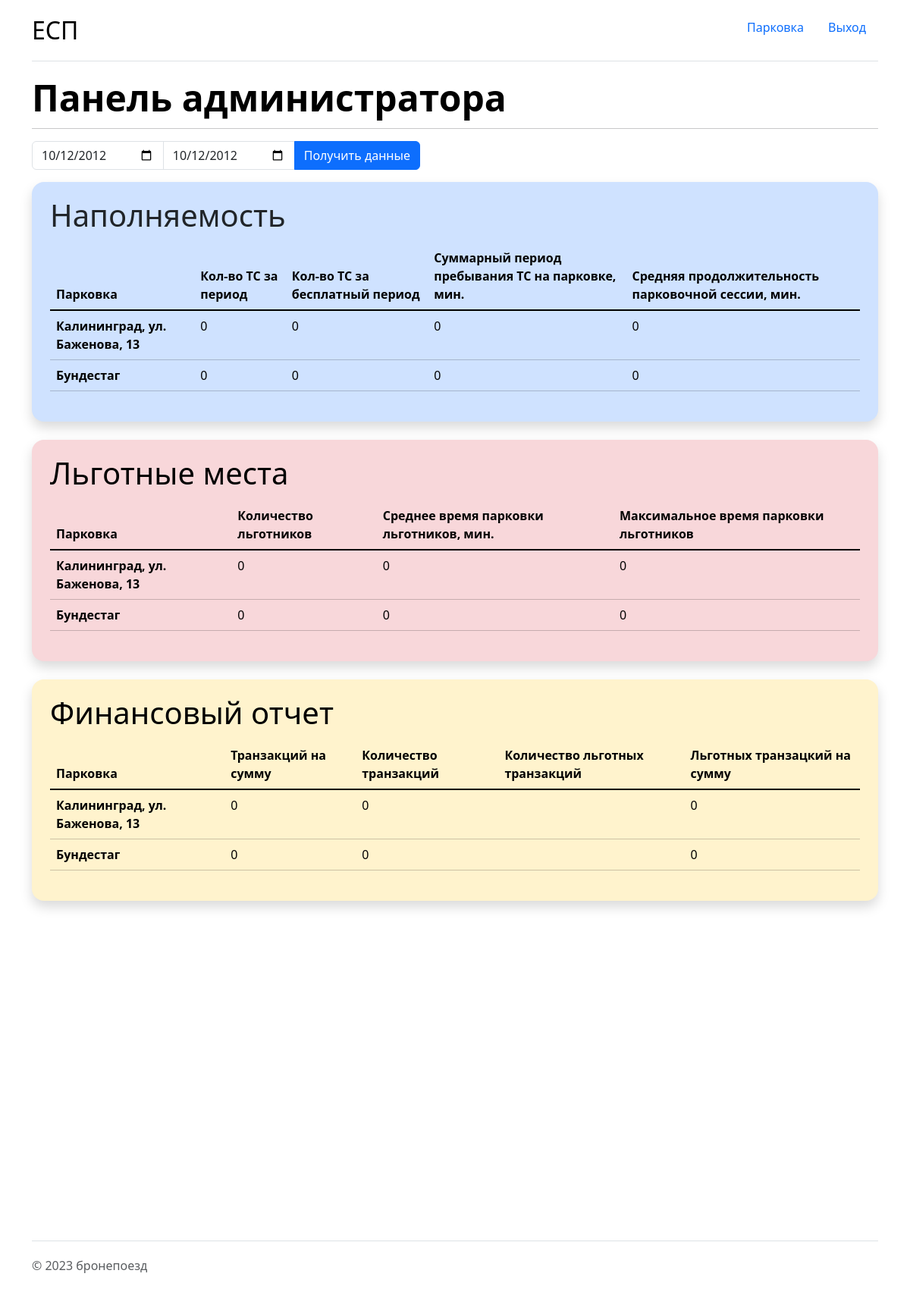
Page /panel (signed in) on the committed database.
### parkingapp/models.py (models this page shows, shortened)
class Parking(models.Model):
    lattitude = models.FloatField(default=0)
    longitude = models.FloatField(default=0)
    address = models.CharField(max_length=120, default='')
    registry_nubmer = models.PositiveIntegerField(default=0)
    max_parking_spaces = models.PositiveIntegerField(default=0)
    occupied_places = models.PositiveIntegerField(default=0)
    price_per_minute = models.PositiveIntegerField(default=0)

### parkingapp/views.py (the view, shortened to what this page needs)
# urls.py: path('panel', views.panel, name='panel'),
def panel(request):
    user = request.user
    if user.is_authenticated and user.rights == 2:
        parkings = Parking.objects.all()
        try:
            period_start = request.COOKIES['period_start']
            period_end = request.COOKIES['period_end']
            parks, fins = data(period_start, period_end)
        except:
            period_start = '2012-10-12'
            period_end = '2012-10-12'
            parks, fins = data(period_start, period_end)
        context = {
            'parkings': parks,
            'fins': fins,
            'start':  str(period_start)[:10],
            'end': str(period_end)[:10],
            'logged':check_logged(request)
        }
        return render(request, 'panel.html', context)
    else:
        return redirect(reverse('parkingapp:dont_have_access'))

### parkingapp/views.py (called while the page is built)
def check_logged(request):
    if request.user.is_authenticated:
        return True
    return False

### parkingapp/templates/panel.html (shortened to what this page needs)
{% extends 'base.html' %}
{% block content %}
<div class="container mx-auto">
  <h1 class="display-5 lh-1 fw-bold text-body-emphasis mb-3">Панель администратора</h1>
  <hr>
  <form method="post" class="col-6" style="max-width: 512px;">
    <div class="input-group mb-3">
      <input type="date" class="form-control" value="{{ start }}" name="period_start">
    <input type="date" class="form-control" value="{{ end }}" name="period_end">
    <button type="submit" class="btn btn-primary">Получить данные</button>
    </div>
  </form>
</div>
<div class="container mx-auto row">
  <div class="col-12  p-4 shadow rounded-4 mb-4" style="overflow: scroll; background-color: #cfe2ff;">
    <h1 class="display-7 lh-1 col-6 mb-3">Наполняемость</h1>
    <table class="table table-primary">
        <thead>
          <tr>
            <th scope="col">Парковка</th>
            <th scope="col">Кол-во ТС за период</th>
            <th scope="col">Кол-во ТС за бесплатный период</th>
            <th scope="col">Суммарный период пребывания ТС на парковке, мин.</th>
            <th scope="col">Средняя продолжительность парковочной сессии, мин.</th>
          </tr>
        </thead>
        <tbody class="table-group-divider">
          {% for park in parkings %}
          <tr>
            <th scope="row">{{ park.address }}</th>
            <td>{{ park.how_much_people_used }}</td>
            <td>{{ park.people_used_free_time }}</td>
            <td>{{ park.total_time }}</td>
            <td>{{ park.session_avarage_duration }}</td>
          </tr>
          {% endfor %}
        </tbody>
    </table>
  </div>
  <div class="col-12 mx-auto p-4 shadow rounded-4 mb-4" style="overflow: hidden; background-color: #f8d7da;">
    <h1 class="display-7 lh-1 col-6 text-body-emphasis mb-3">Льготные места</h1>
    <table class="table table-danger">
        <thead>
          <tr>
            <th scope="col">Парковка</th>
            <th scope="col">Количество льготников</th>
            <th scope="col">Среднее время парковки льготников, мин.</th>
            <th scope="col">Максимальное время парковки льготников</th>
          </tr>
        </thead>
        <tbody class="table-group-divider">
          {% for park in parkings %}
          <tr>
            <th scope="row">{{ park.address }}</th>
            <td>{{ park.with_benefits }}</td>
            <td>{{ park.benefits_session_avarage_duration }}</td>
            <td>{{ park.max_benefit_session }}</td>
          </tr>
          {% endfor %}
        </tbody>
    </table>
  </div>
  <div class="col-12 p-4 shadow rounded-4 mb-4" style="overflow: hidden; background-color: #fff3cd;">
    <h1 class="display-7 lh-1 text-body-emphasis mb-3">Финансовый отчет</h1>
    <table class="table table-warning">
        <thead>
          <tr>
            <th scope="col">Парковка</th>
            <th scope="col">Транзакций на сумму</th>
            <th scope="col">Количество транзакций</th>
            <th scope="col">Количество льготных транзакций</th>
            <th scope="col">Льготных транзацкий на сумму</th>
          </tr>
        </thead>
        <tbody class="table-group-divider">
          {% for el in fins %}
          <tr>
            <th scope="row">{{ el.address }}</th>
            <td>{{ el.total_price }}</td>
            <td>{{ el.how_much_people_used }}</td>
            <td>{{ el.with_benefits }}</td>
            <td>{{ el.benefits_price }}</td>
          </tr>
          {% endfor %}
        </tbody>
    </table>
  </div>
  <div id="map" style="width:500px; height:400px"></div>
</div>
{% endblock %}

### parkingapp/templates/base.html (shortened to what this page needs)
<!DOCTYPE html>
<html lang="en">
<head>
    <link href="https://cdn.jsdelivr.net/npm/bootstrap@5.3.2/dist/css/bootstrap.min.css" rel="stylesheet">
</head>
<body>
  <form method="post" action="enter">
<body style="overflow-x: hidden; width: 100vw;" {% block theme %}{% endblock %}>
    <div class="container">
        <header class="d-flex flex-wrap justify-content-center py-3 mb-4 border-bottom">
          <a href="esp" class="d-flex ms-2 ms-md-0 align-items-center mb-md-0 me-auto link-body-emphasis text-decoration-none nor">
            <span class="fs-2">ЕСП</span>
          </a>
          <ul class="nav nav-pills">
            <li class="nav-item"><a href="/" class="nav-link {% block active_parking %}{% endblock %}" aria-current="page">Парковка</a></li>
            {% if not user.is_authenticated %}
            <li class="nav-item"><a href="sign" class="nav-link {% block active_sign %}{% endblock %}">Регистрация</a></li>
            <li class="nav-item"><a href="enter" class="nav-link {% block active_enter %}{% endblock %}">Вход</a></li>
            {% else %}
            <li class="nav-item"><a href="logout" class="nav-link">Выход</a></li>
            {% endif %}
          </ul>
        </header>
    </div>
  </form>
    {% block content %}{% endblock %}
    <div class="container">
      <footer class="d-flex flex-wrap justify-content-between align-items-center py-3 my-4 border-top">
        <p class="col-md-4 mb-0 text-body-secondary">© 2023 бронепоезд</p>
        <a href="/" class="col-md-4 d-flex align-items-center justify-content-center mb-3 mb-md-0 me-md-auto link-body-emphasis text-decoration-none">
          <svg class="bi me-2" width="40" height="32"><use xlink:href="#bootstrap"></use></svg>
        </a>
      </footer>
    </div>
</body>
</html>

### rows in the picture
Parking: address "Калининград, ул. Баженова, 13", address "Калининград, ул. Баженова, 13", address "Калининград, ул. Баженова, 13"
Parking: address "Бундестаг", address "Бундестаг", address "Бундестаг"

### other values in the picture
{{ park.how_much_people_used }} "0" "0"
{{ park.people_used_free_time }} "0" "0"
{{ park.total_time }} "0" "0"
{{ park.session_avarage_duration }} "0" "0"
{{ park.with_benefits }} "0" "0"
{{ park.benefits_session_avarage_duration }} "0" "0"
{{ park.max_benefit_session }} "0" "0"
{{ el.total_price }} "0" "0"
{{ el.how_much_people_used }} "0" "0"
{{ el.benefits_price }} "0" "0"
